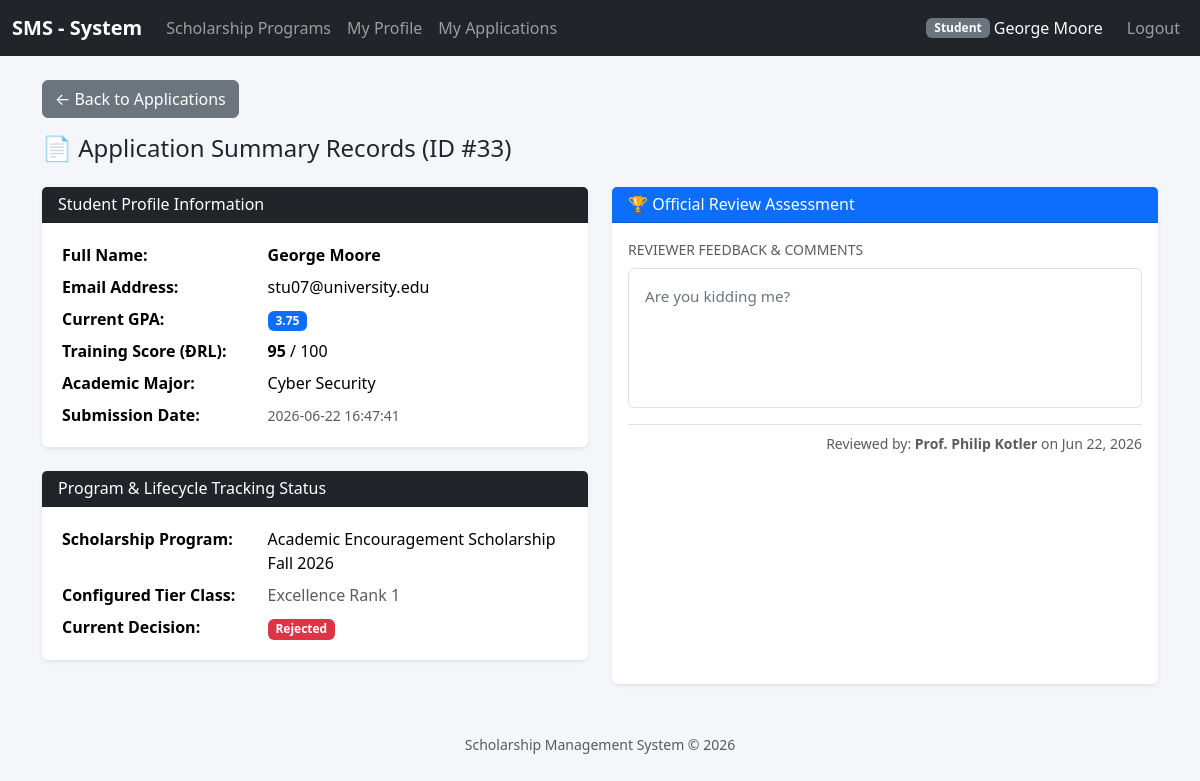
The page /index.php?controller=applications&action=view&id=33 (signed in) on the database its author committed.
### tables this page shows
CREATE TABLE `applications` (
  `id` int(11) NOT NULL,
  `user_id` int(11) NOT NULL,
  `tier_id` int(11) NOT NULL,
  `profile_id` int(11) NOT NULL,
  `reviewer_id` int(11) DEFAULT NULL,
  `status` enum('pending','reviewing','approved','rejected','waitlisted') DEFAULT 'pending',
  `applied_date` timestamp NOT NULL DEFAULT current_timestamp()
);

CREATE TABLE `users` (
  `id` int(11) NOT NULL,
  `email` varchar(255) NOT NULL,
  `password_hash` varchar(255) NOT NULL,
  `full_name` varchar(150) NOT NULL,
  `role` enum('admin','student','reviewer') DEFAULT 'student',
  `created_at` timestamp NOT NULL DEFAULT current_timestamp()
);

CREATE TABLE `student_profiles` (
  `id` int(11) NOT NULL,
  `user_id` int(11) NOT NULL,
  `student_code` varchar(20) NOT NULL,
  `major` varchar(100) DEFAULT NULL,
  `current_gpa` decimal(3,2) DEFAULT NULL,
  `accumulated_credits` int(11) DEFAULT NULL,
  `training_score` int(11) DEFAULT 0,
  `updated_at` timestamp NOT NULL DEFAULT current_timestamp() ON UPDATE current_timestamp()
);

CREATE TABLE `scholarship_programs` (
  `id` int(11) NOT NULL,
  `title` varchar(255) NOT NULL,
  `scholarship_type` enum('internal_academic','corporate_sponsor','social_support') NOT NULL,
  `start_date` date DEFAULT NULL,
  `end_date` date DEFAULT NULL,
  `status` enum('active','closed','draft') DEFAULT 'draft',
  `min_gpa` decimal(3,2) DEFAULT 0.00,
  `min_training_score` int(11) DEFAULT 0
);

CREATE TABLE `scholarship_tiers` (
  `id` int(11) NOT NULL,
  `program_id` int(11) NOT NULL,
  `tier_name` varchar(100) NOT NULL,
  `reward_amount` decimal(12,2) NOT NULL,
  `quota` int(11) DEFAULT 0,
  `min_gpa` decimal(3,2) DEFAULT 0.00,
  `min_training_score` int(11) DEFAULT 0
);

CREATE TABLE `application_reviews` (
  `id` int(11) NOT NULL,
  `application_id` int(11) NOT NULL,
  `reviewer_id` int(11) NOT NULL,
  `comment` text NOT NULL,
  `created_at` timestamp NOT NULL DEFAULT current_timestamp()
);

### controllers/ApplicationController.php (called while the page is built, shortened)
<?php
require_once __DIR__ . '/../models/ApplicationModel.php';
require_once __DIR__ . '/../helpers/auth.php';
class ApplicationController
{
    private ApplicationModel $model;
    public function __construct()
    {
        $this->model = new ApplicationModel();
    }
    public function view(): void
    {
        $id = (int)($_GET['id'] ?? 0);
        $application = $this->model->getApplicationWithDetails($id);
        $existingReview = $this->model->getReviewByApplicationId($id);
        require __DIR__ . '/../views/applications/view.php';
    }
}

### helpers/functions.php (called while the page is built, shortened)
<?php
function e(mixed $value): string
{
    return htmlspecialchars((string)($value ?? ''), ENT_QUOTES, 'UTF-8');
}
function url(string $controller, string $action = 'index', array $params = []): string
{
    $query = array_merge(['controller' => $controller, 'action' => $action], $params);
    return 'index.php?' . http_build_query($query);
}
?>

### helpers/auth.php (called while the page is built, shortened)
<?php
require_once __DIR__ . '/../config/database.php';
function current_user(): ?array
{
    return $_SESSION['user'] ?? null;
}
function is_logged_in(): bool
{
    return isset($_SESSION['user']);
}

### models/ApplicationModel.php (called while the page is built, shortened)
<?php
require_once __DIR__ . '/../config/database.php';
class ApplicationModel
{
    private PDO $pdo;
    public function __construct()
    {
        $this->pdo = Database::getConnection();
    }
    public function getApplicationWithDetails(int $id): array|false
    {
        $stmt = $this->pdo->prepare("
            SELECT
                a.id,
                a.user_id,
                a.tier_id,
                a.status,
                a.applied_date,
                u.full_name as student_name,
                u.email as student_email,
                sp.current_gpa as gpa,
                sp.major,
                sp.training_score,
                sp.accumulated_credits,
                st.tier_name,
                sch.title as program_title,
                sch.min_gpa,
                sch.min_training_score
            FROM applications a
            INNER JOIN users u ON a.user_id = u.id
            INNER JOIN student_profiles sp ON a.profile_id = sp.id
            INNER JOIN scholarship_tiers st ON a.tier_id = st.id
            INNER JOIN scholarship_programs sch ON st.program_id = sch.id
            WHERE a.id = ?
        ");
        $stmt->execute([$id]);
        return $stmt->fetch(PDO::FETCH_ASSOC);
    }
    public function getReviewByApplicationId(int $applicationId): array|false
    {
        $stmt = $this->pdo->prepare("
            SELECT
                ar.id,
                ar.application_id,
                ar.reviewer_id,
                ar.comment,
                ar.created_at,
                u.full_name as reviewer_name
            FROM application_reviews ar
            INNER JOIN users u ON ar.reviewer_id = u.id
            WHERE ar.application_id = ?
            ORDER BY ar.created_at DESC
            LIMIT 1
        ");
        $stmt->execute([$applicationId]);
        $review = $stmt->fetch(PDO::FETCH_ASSOC);
        if ($review) {
            return $review;
        }
        return false;
    }
    private function ensureReviewsTableExists(): void
    {
        $this->pdo->exec("
            CREATE TABLE IF NOT EXISTS application_reviews (
                id INT AUTO_INCREMENT PRIMARY KEY,
                application_id INT NOT NULL,
                reviewer_id INT NOT NULL,
                comment TEXT NOT NULL,
                created_at TIMESTAMP DEFAULT CURRENT_TIMESTAMP,
                UNIQUE KEY unique_app_review (application_id),
                FOREIGN KEY (application_id) REFERENCES applications(id) ON DELETE CASCADE,
                FOREIGN KEY (reviewer_id) REFERENCES users(id) ON DELETE CASCADE
            )
        ");
    }
}

### config/database.php (called while the page is built)
<?php
class Database
{
    private static ?PDO $instance = null;
    public static function getConnection(): PDO
    {
        if (self::$instance === null) {
            $host    = 'localhost';
            $dbname  = 'scholarship_system';
            $user    = 'root';
            $pass    = '';
            $charset = 'utf8mb4';
            $dsn = "mysql:host={$host};dbname={$dbname};charset={$charset}";
            $options = [
                PDO::ATTR_ERRMODE            => PDO::ERRMODE_EXCEPTION,
                PDO::ATTR_DEFAULT_FETCH_MODE => PDO::FETCH_ASSOC,
                PDO::ATTR_EMULATE_PREPARES   => false,
            ];
            try {
                self::$instance = new PDO($dsn, $user, $pass, $options);
            } catch (PDOException $e) {
                die('Kết nối CSDL thất bại: ' . $e->getMessage());
            }
        }
        return self::$instance;
    }
}

### views/applications/view.php (the view, shortened to what this page needs)
<?php
require_once __DIR__ . '/../partials/header.php';
?>
<div class="mb-3">
    <a href="<?= e(url('applications', 'index')) ?>" class="btn btn-secondary">← Back to Applications</a>
</div>
<h4 class="mb-4">📄 Application Summary Records (ID #<?= e($application['id']) ?>)</h4>
<div class="row">
    <div class="col-md-6">
        <div class="card mb-4 shadow-sm border-0">
            <div class="card-header bg-dark text-white">
                <h6 class="mb-0">Student Profile Information</h6>
            </div>
            <div class="card-body">
                <table class="table table-sm table-borderless mb-0">
                    <tr><th style="width: 40%;">Full Name:</th><td><strong><?= e($application['student_name']) ?></strong></td></tr>
                    <tr><th>Email Address:</th><td><?= e($application['student_email']) ?></td></tr>
                    <tr><th>Current GPA:</th><td><span class="badge bg-primary"><?= e($application['gpa'] ?? 'N/A') ?></span></td></tr>
                    <tr><th>Training Score (ĐRL):</th><td><strong><?= e($application['training_score'] ?? '0') ?></strong> / 100</td></tr>
                    <tr><th>Academic Major:</th><td><?= e($application['major'] ?? 'N/A') ?></td></tr>
                    <tr><th>Submission Date:</th><td><small class="text-muted"><?= e($application['applied_date']) ?></small></td></tr>
                </table>
            </div>
        </div>
        <div class="card mb-4 shadow-sm border-0">
            <div class="card-header bg-dark text-white">
                <h6 class="mb-0">Program & Lifecycle Tracking Status</h6>
            </div>
            <div class="card-body">
                <table class="table table-sm table-borderless mb-0">
                    <tr><th style="width: 40%;">Scholarship Program:</th><td><?= e($application['program_title']) ?></td></tr>
                    <tr><th>Configured Tier Class:</th><td><span class="text-muted"><?= e($application['tier_name']) ?></span></td></tr>
                    <tr><th>Current Decision:</th><td>
                        <?php
                        $badge = 'bg-warning text-dark';
                        if ($application['status'] === 'rejected') $badge = 'bg-danger';
                        ?>
                        <span class="badge <?= $badge ?>"><?= e(ucfirst($application['status'])) ?></span>
                    </td></tr>
                </table>
            </div>
        </div>
    </div>
    <div class="col-md-6">
        <div class="card shadow-sm border-0 h-100">
            <div class="card-header bg-primary text-white">
                <h6 class="mb-0">🏆 Official Review Assessment</h6>
            </div>
            <div class="card-body">
                <?php if ($existingReview): ?>
                    <div class="mb-3">
                        <label class="form-label text-muted small text-uppercase font-weight-bold d-block">Reviewer Feedback & Comments</label>
                        <div class="p-3 bg-white border rounded text-secondary" style="white-space: pre-wrap; min-height: 140px; font-size: 0.95rem;"><?= e($existingReview['comment']) ?></div>
                    </div>
                    <div class="text-end text-muted small border-top pt-2">
                        Reviewed by: <strong><?= e($existingReview['reviewer_name']) ?></strong> on <?= date('M d, Y', strtotime($existingReview['created_at'])) ?>
                    </div>
                <?php endif; ?>
            </div>
        </div>
    </div>
</div>
<?php require_once __DIR__ . '/../partials/footer.php'; ?>

### views/partials/header.php (shortened to what this page needs)
<!DOCTYPE html>
<html lang="en">
<head>
    <link href="https://cdn.jsdelivr.net/npm/bootstrap@5.3.3/dist/css/bootstrap.min.css" rel="stylesheet">
</head>
<body>
<nav class="navbar navbar-expand-lg navbar-dark bg-dark mb-4">
    <div class="container-fluid">
        <a class="navbar-brand" href="<?= e(url('scholarship_programs', 'index')) ?>">SMS - System</a>
        <div class="collapse navbar-collapse" id="navMain">
            <ul class="navbar-nav me-auto">
                <li class="nav-item"><a class="nav-link" href="<?= e(url('scholarship_programs', 'index')) ?>">Scholarship Programs</a></li>
                <?php if (isset(current_user()['role'])): ?>
                    <?php if (in_array(current_user()['role'], ['admin', 'reviewer', 'staff'], true)): ?>
                        <?php if (current_user()['role'] === 'admin'): ?>
                            <li class="nav-item"><a class="nav-link" href="<?= e(url('users', 'index')) ?>">Users</a></li>
                        <?php endif; ?>
                        <li class="nav-item"><a class="nav-link" href="<?= e(url('applications', 'index')) ?>">Applications</a></li>
                        <?php else: ?>
                        <li class="nav-item"><a class="nav-link" href="<?= e(url('student_profiles', 'edit', ['id' => current_user()['id']])) ?>">My Profile</a></li>
                        <li class="nav-item"><a class="nav-link" href="<?= e(url('applications', 'index')) ?>">My Applications</a></li>
                    <?php endif; ?>
                <?php endif; ?>
            </ul>
            <ul class="navbar-nav">
                <?php if (is_logged_in()): $u = current_user(); ?>
                    <li class="nav-item d-flex align-items-center text-light me-3">
                        <span class="badge bg-secondary"><?= e(ucfirst($u['role'])) ?></span>&nbsp;<?= e($u['full_name']) ?>
                    </li>
                    <li class="nav-item">
                        <a class="nav-link" href="<?= e(url('auth', 'logout')) ?>">Logout</a>
                    </li>
                <?php else: ?>
                    <li class="nav-item">
                        <a class="nav-link" href="<?= e(url('auth', 'login')) ?>">Login</a>
                    </li>
                <?php endif; ?>
            </ul>
        </div>
    </div>
</nav>
<div class="container">

### views/partials/header.php (style rules this page uses)
body { background-color: #f4f6f9; }
.navbar-brand { font-weight: 700; }

### rows shown on the page
applications: user.full_name "George Moore", id "33", user.email "stu07@university.edu", profile.current_gpa "3.75", profile.training_score "95", profile.major "Cyber Security", applied_date "2026-06-22 16:47:41", scholarship_programs.title "Academic Encouragement Scholarship Fall 2026", tier.tier_name "Excellence Rank 1", status "Rejected"
application_reviews: comment "Are you kidding me?", reviewer.full_name "Prof. Philip Kotler", created_at "Jun 22, 2026"

### other values the page prints
$u['role'] "Student"
